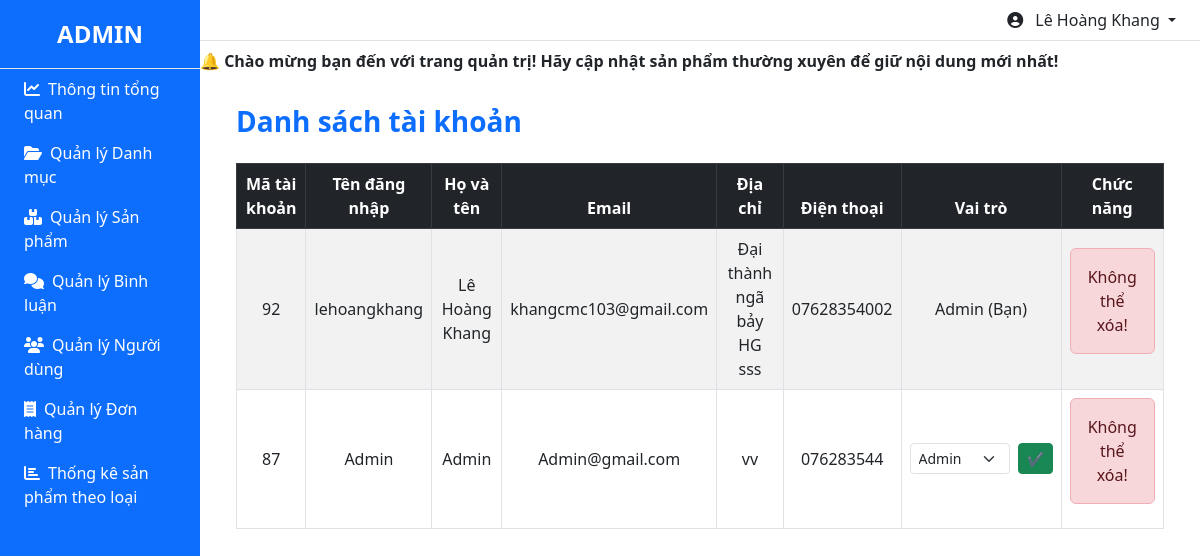
/admin/index.php?act=listtaikhoan (signed in), run on the app's committed database.
### tables this page shows
CREATE TABLE `taikhoan` (
  `id` int(11) NOT NULL,
  `user` varchar(50) NOT NULL,
  `password` varchar(50) NOT NULL,
  `fullname` varchar(255) NOT NULL,
  `email` varchar(255) NOT NULL,
  `address` varchar(255) DEFAULT NULL,
  `tel` varchar(20) DEFAULT NULL,
  `role` tinyint(4) NOT NULL DEFAULT 0
);

### model/pdo.php (called while the page is built, shortened)
<?php
function pdo_get_connection()
{
    $dburl = "mysql:host=localhost;dbname=webbanbia;charset=utf8";
    $username = 'root';
    $password = '';
    $conn = new PDO($dburl, $username, $password);
    $conn->setAttribute(PDO::ATTR_ERRMODE, PDO::ERRMODE_EXCEPTION);
    return $conn;
}
function pdo_query($sql)
{
    $sql_args = array_slice(func_get_args(), 1);
    try {
        $conn = pdo_get_connection();
        $stmt = $conn->prepare($sql);
        $stmt->execute($sql_args);
        $rows = $stmt->fetchAll();
        return $rows;
    } catch (PDOException $e) {
        throw $e;
    } finally {
        unset($conn);
    }
}

### model/taikhoan.php (called while the page is built, shortened)
<?php
function loadall_taikhoan()
{
    $sql = "SELECT * FROM taikhoan ORDER BY id DESC";
    $listtaikhoan = pdo_query($sql);
    return $listtaikhoan;
}

### admin/taikhoan/listtaikhoan.php (the view)
<div class="main-content">
    <div class="container">
        <h3 class="text-primary fw-bold mb-4">Danh sách tài khoản</h3>
        <div class="table-responsive">
            <table class="table table-bordered table-striped text-center align-middle">
                <thead class="table-dark">
                    <tr>
                        <th scope="col">Mã tài khoản</th>
                        <th scope="col">Tên đăng nhập</th>
                        <th scope="col">Họ và tên</th>
                        <th scope="col">Email</th>
                        <th scope="col">Địa chỉ</th>
                        <th scope="col">Điện thoại</th>
                        <th scope="col">Vai trò</th>
                        <th scope="col">Chức năng</th>
                    </tr>
                </thead>
                <tbody>
                    <?php
                    foreach ($listtaikhoan as $taikhoan) {
                        extract($taikhoan);
                        $xoatk = "index.php?act=xoataikhoanadmin&id=" . $id;
                        echo '<tr>
                            <td>' . $id . '</td>
                            <td>' . $user . '</td>
                            <td>' . $fullname . '</td>
                            <td>' . $email . '</td>
                            <td>' . $address . '</td>
                            <td>' . $tel . '</td>';
                        if (isset($_SESSION['user']) && $_SESSION['user']['id'] == $id) {
                            $vaitro_text = $role == 1 ? 'Admin (Bạn)' : 'User (Bạn)';
                            echo '<td>' . $vaitro_text . '</td>';
                        } else {
                            echo '<td>
                                <form method="post" action="index.php?act=capnhatroleadmin" class="d-flex justify-content-center align-items-center gap-2">
                                    <input type="hidden" name="id" value="' . $id . '">
                                    <select name="role" class="form-select form-select-sm" style="width: 100px;">
                                        <option value="0" ' . ($role == 0 ? 'selected' : '') . '>User</option>
                                        <option value="1" ' . ($role == 1 ? 'selected' : '') . '>Admin</option>
                                    </select>
                                    <button type="submit" class="btn btn-sm btn-success">✔</button>
                                </form>
                            </td>';
                        }
                        echo '<td>';
                        if ($role == 1) {
                            echo '<div class="alert alert-danger" role="alert">
                            Không thể xóa!
                            </div>
                            ';
                        } else {
                            echo '<a href="' . $xoatk . '" class="btn btn-sm btn-danger" onclick="return confirm(\'Bạn có chắc chắn muốn xóa không?\')">
                                    <i class="fa-solid fa-trash"></i> Xóa
                                </a>';
                        }
                        echo '</td>';
                    }
                    ?>
                </tbody>
            </table>
        </div>
    </div>
</div>

### data on the page
taikhoan: id "92", user "lehoangkhang", fullname "Lê Hoàng Khang", email "khangcmc103@gmail.com", address "Đại thành ngã bảy HG sss", tel "07628354002", role "Admin (Bạn)", shows "Không thể xóa!"
taikhoan: id "87", user "Admin", fullname "Admin", email "Admin@gmail.com", address "vv", tel "076283544", role "Admin", shows "Không thể xóa!"

### other printed values
$ten_nguoi_dung "Lê Hoàng Khang"
